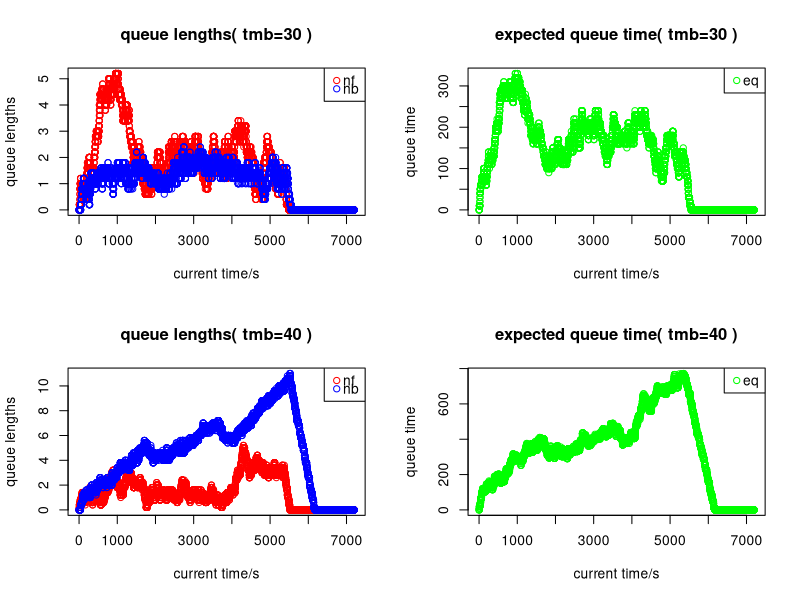

This chart was generated by the following R code:
##########################################
#  Simulation of passport control queues #
##########################################


# Members and Contribution Breakdown

# Joint contribution: Set up initial plan of the code and agree to the outputs for each section

# Yinjia Chen (S2320995) | Main developer of qsim model; sub-validator 1 of comments
# Yiwen Xing (S2530703)  | Main developer of plot_qsim model; sub-developer 2 of qsim model; sub-validator 2 of comments
# Kai Wen Lian (S2593019)| Main validator of all codes and comments; sub-developer 1 of qsim model


# This R code consists of a model that will help simulating the passport
# control queues, particularly on simulating cars moving through French, followed
# by British passport control at a French ferry terminal. The main function used
# for such simulation is named as "qsim".

# Model Assumptions:
# 1. There are no queues at the start of the period, i.e., nf = nb = 0
# 2. Check-in closes 30 mins before departure, i.e., no new arriving cars in the last half an hour of simulation
# 3. There are no extreme events that will affect the output, e.g., system broke down during the process
# 4. The arrival car takes 0 seconds to join the queue
#    - "queue" refers to the French queue at the start and British queue during transmission

# Constants in the qsim model:
# 1. mf is the number of french passport control stations (default: mf=5)
# 2. mb is the number of british passport control stations (default: mb=5)
# 3. maxb is the maximum british queue length (per station) (default: maxb=20)
# 4. a.rate is the probability of a car arriving each second (default: a.rate=0.1)

# Parameters in the qsim model: 
# 1. tf, the processing time for a french station is uniformly distributed between tmf and tmf+trf 
#    (default: tmf=30, trf=40)
# 2. tb, the processing time for a british station is uniformly distributed between tmb and tmb+trb 
#    (default: tmb=30, trb=40)
# # Default simulation parameters: average rate of processing passports by French and British = arrival rate (a.rate)

# For each simulation second, the output should contain:
# 1. nf: the vector of average length of french queues (measured by # cars/mf, length(nf)=7200)
# 2. nb: the vector of average length of british queues (measured by # cars/mb, length(nb)=7200)
# 3. eq: the vector of average expected waiting time for a car at the start of the french queue

# Stages: nf, nb
# We update every second for:
# 1. nf, according to a.rate and whether all british queues have reached its maximum capacity
# 2. nb, according to processing time assigned to each car and the length of British queue

# n is the number of simulated seconds. 
# In this case, we are simulating queues for 2 hours, thus n=7200

# Define "qsim" function
# Parameters are defined as above.
qsim <- function(mf=5, mb=5, a.rate=.1, trb=40, trf=40, tmb=30, tmf=30, maxb=20) {

  # Define "countdown" function
  # Aim to decrease processing times for each car by one second in each loop
  #   if they are greater than zero
  # Parameter used is "remaining processing times".

  countdown <- function(times_left) {

    # extract index of remaining processing times that are greater than zero
    ii <- which(times_left > 0)

    # these times will decrease by one (second)
    times_left[ii] <- times_left[ii] - 1

    # return vector of remaining processing times
    times_left
  }

  # Define "insert_cars" function
  # Aim to determine which queue that an arriving car should join and
  #   to assign processing times if it is the first car for that queue
  # Parameters used are "queueing status in each station", "remaining processing times" and "parameters for uniform distributions".

  insert_cars <- function(queues, times_left, tm, tr) {

    # extract the index of the shortest queue
    ii <- which.min(queues)

    # this queue will increase by one (car)
    queues[ii] <- queues[ii] + 1

    # if that car is the first car in the queue
    if (queues[ii] == 1)

      # assign processing time with the given parameters tm and tr
      times_left[ii] <- sample(tm:(tm + tr), 1)

    # Return outputs in a list of 2;
    # namely "q" for queues in each station and "cd" for remaining processing times
    list(q=queues, cd=times_left)
  }

  # Define "update_stations" function
  # Aim to process the transmission of cars from French to British border.
  # Each queue will have one car less when the process is finished, and if there are
  #   more cars in the following, we will assign processing time to that car.
  # Parameters used are "queueing status in each station", "processing times" and "parameters for uniform distribution".

  update_stations <- function(queues, times_left, ii, tm, tr) {

    # queues at each station will have one car less
    queues[ii] <- queues[ii] - 1

    # extract index of queues that has no cars
    ii_no_car <- which(queues == 0)

    # if there are still cars in the queue, after one car moves out to British border,
    # extract index of the queues with the following cars
    ii_countdown <- setdiff(ii, ii_no_car)

    # assign processing times for the following cars in the queue
    times_left[ii_countdown] <- sample(tm:(tm + tr), length(ii_countdown), replace = TRUE)

    # let the processing times at the index of queues without cars to be "-1"
    times_left[ii_no_car] <- -1

    # return output as lists of "q" for
    list(q=queues, cd=times_left)
  }

  # Number of simulated seconds
  n <- 2 * 60 * 60 # 7200
  # Number of seconds in the last half an hour
  n_ <- 0.5 * 60 * 60 # 1800

  # determine if there is an arriving car - indicated by "True" or "False"
  car_coming <- runif(n - n_) < a.rate

  # initialise a list of "mf (number of french stations)" numbers, with "-1"
  # "-1" indicates that a station has no cars being process
  # "0" indicates that the processing time for a car is up
  # otherwise it will show the remaining processing time for the first car in the queue
  french.times_left <- rep(-1, mf)

  # initialise a list of "mf" numbers, with "0"
  # this shows the number of cars that are queueing in each station
  french.queues <- rep(0, mf)

  # initialise a list of "mb (number of british stations)" numbers, with "-1"
  # concept is the same as above (see line 134 - 137)
  brit.times_left <- rep(-1, mb)

  # initialise a list of "mb" numbers, with "0"
  # concept is the same as above (see line 141)
  brit.queues <- rep(0, mb)

  # initialise outputs of the model
  nf <- nb <- eq <- rep(0, n)

  for (i in 1:n) { ## loop over seconds

    ## General updates
    # apply countdown func so that processing time for all stations will
    #  decrease by one second in each iteration
    french.times_left <- countdown(french.times_left)
    brit.times_left <- countdown(brit.times_left)

    ## Entering French border

    # if the simulated seconds is within the 1.5 hour timeframe of the control process
    # and there is an arriving car
    if (i < length(car_coming) && car_coming[i]) {

      # apply "insert_cars" function by stating its parameter
      # the outputs are "q" (queueing status in each station) and "cd" (remaining processing times)
      french <- insert_cars(french.queues, french.times_left, tmf, trf)

      # store each output in a new vector
      french.times_left <- french$cd # "cd" (remaining processing times)
      french.queues <- french$q # "q" (queueing status in each station)
    }

    ## Transmission (Moving from French border to British border)

    # determine which cars' processing time is up; extract their index
    # these will be the cars to be removed from french border (and to be moved to british border)
    idx_rmv <- which(french.times_left == 0)

    # if the length of cars to be removed from french queue is not zero and
    #   total cars in all british stations is less than the maximum capacity of the british stations
    # - max capacity is computed by the multiplication of number of british stations (mb)
    #     and maximum of cars in each british station (maxb)
    if (length(idx_rmv) != 0 && sum(brit.queues) < mb * maxb) {

      ## Exit from French border
      # if the total cars moving to british station is not 1
      if (length(idx_rmv) != 1)
        # assign processing times to these cars,
        # where the number of cars depends on the queueing status in the british border,
        # therefore we take the minimum of:
        # 1. the difference between the max capacity in each british stations
        # 2. the total number of cars moving to british stations
        idx_rmv <- sample(idx_rmv, min(mb * maxb - sum(brit.queues), length(idx_rmv)))

      # total number of cars to be removed from french border are the number of cars
      #   that will undergo transmission
      transmit <- length(idx_rmv)

      # apply "update_stations" function by stating its parameters
      # the outputs are "q" (queueing status in each station) and "cd" (remaining processing times)
      french <- update_stations(french.queues, french.times_left, idx_rmv, tmf, trf)

      # store each output in a new vector
      french.times_left <- french$cd # "cd" (remaining processing times)
      french.queues <- french$q # "q" (queueing status in each station)

      ## Entering British border
      for (j in 1:transmit) { ## loop over the number of cars that will undergo transmission

        # apply "insert_cars" function by stating its parameters
        # the outputs are "q" (queueing status in each station) and "cd" (remaining processing times)
        brit <- insert_cars(brit.queues, brit.times_left, tmb, trb)

        # store each output in a new vector
        brit.times_left <- brit$cd # "cd" (remaining processing times)
        brit.queues <- brit$q # "q" (queueing status in each station)
      }
    }

    # determine which cars' processing time is up; extract their index
    # these will be the cars to be removed from british border (and completed their border transmission)
    idx_rmv <- which(brit.times_left == 0)

    ## Exit from British border
    # if the total cars to be removed from british station is not 1
    if (length(idx_rmv) != 0) {

      # apply "update_stations" function by stating its parameters
      # the outputs are "q" (queueing status in each station) and "cd" (remaining processing times)
      brit <- update_stations(brit.queues, brit.times_left, idx_rmv, tmb, trb)

      # store each output in a new vector
      brit.times_left <- brit$cd # "cd" (remaining processing times)
      brit.queues <- brit$q # "q" (queue status in each station)
    }

    ## Outputs
    # nf and nb are computed by a vector with "mf" and "mb" number of lists
    nf[i] <- mean(french.queues)
    nb[i] <- mean(brit.queues)

    # eq is computed based on the sum of 
    # 1. multiplication of nf and average processing time at each French station
    # 2. multiplication of nb and average processing time at each British station
    eq[i] <- nf[i] * (tmf + trf / 2) + nb[i] * (tmb + trb / 2)
  }

  # Print the outputs as vectors
  list(nf=nf, nb=nb, eq=eq)
}

# Run the qsim model
qsim()

# Define "plot_qsim" function
# Parameters used are:
# - "res" (results from a model, in this case is the "qsim" model)
# - "params" (text to be inserted)
plot_qsim <- function(res, params) {

  # generate indices of x-axis based on the number of data points in vector "nf"
  x_indices <- seq_along(res$nf)
  # generate limits of the x axis based on the maximum number of data
  x_limit <- length(res$nf) 
  # generate limits of the y axes based on the maximum data in both outputs 
  y_nfb_limit <- max(max(res$nf), max(res$nb))
  y_eq_limit <- max(res$eq)

  ## plot the first output "nf" against the simulated seconds (shown by red dots)
  plot(x_indices, res$nf, col = "red", xlab = "current time/s", ylab = "queue lengths",

     # add title 
     main = paste("queue lengths(", params, ")"),
     # define limits of each axis
     xlim = c(0, x_limit), ylim = c(0, y_nfb_limit))

  # add legend with red representing output "nf" and blue representing output "nb"
  legend("topright", legend = c("nf", "nb"), col = c("red", "blue"),
     # edit size of legend
     pch = 1, x.intersp = 0.5, y.intersp = 0.5)

  # plot the second output "nb" against the simulated seconds (shown by blue dots)
  points(x_indices, res$nb, col="blue")

  # plot the third output "eq" against the simulated seconds (shown by green dots)
  plot(x_indices, res$eq, col = "green", xlab = "current time/s", ylab = "queue time",
     # add title
     main = paste("expected queue time(", params, ")"),
     # define limits of each axis
     xlim = c(0, x_limit), ylim = c(0, y_eq_limit))

  # add legend for "eq" plots
  legend("topright", legend = "eq", col = "green", pch = 1, x.intersp = 0.5, y.intersp = 0.5)
}

# Set number of plots to be shown in each row and each column
par(mfrow=c(2, 2))

# apply plot_qsim func to demonstrate a one-time qsim results (nf, nb, and eq) with two plots
# and passes the running parameters in as titles to display (tmb=30)
plot_qsim(qsim(), "tmb=30")

# apply plot_qsim func to demonstrate a one-time qsim results (nf, nb, and eq) with two plots
# and passes the running parameters in as titles to display (tmb=40)
plot_qsim(qsim(tmb=40), "tmb=40")

# initialise empty vector for logical inputs ("True" or "False")
failed <- logical(100)

for (i in 1:100) { ## loop model for 100 simulations
  res <- qsim(tmb=40)
  # compute the number of cars failed to cross the border at the last simulated second
  # this is found by determining whether the
  #   sum of the last item in vector "nf" and vector "nb" not equal to 0
  failed[i] <- res$nf[length(res$nf)] + res$nb[length(res$nb)] != 0
}

# Probability of  at least one car missing the ferry departure 
# (i.e. still being in the queue at the end of the simulation) is given by: 
prob <- mean(failed)
cat(prob)
cat(paste("The probability of at least one car missing the ferry departure is", prob))

# Implications of small extra delays in British checking:
# The plots shown above consist of two plots with tmb=30 (by default) and the other two with tmb=40.
# We are comparing the two plots in the first row and those in the second row.
# - When the process at the british border is being delayed slightly, the processing speed in the British border is longer and queues are expected to reach its maximum capacity (maxb) faster (shown by blue plots). 
# - This will eventually impact on the processing speed in the french border as the cars are unable to proceed, causing average length of french queues to increase (shown by the red plots)
# - Therefore, the increase in the processing times in both borders will cause the increase in the expected queueing time (shown by the green plots). 
